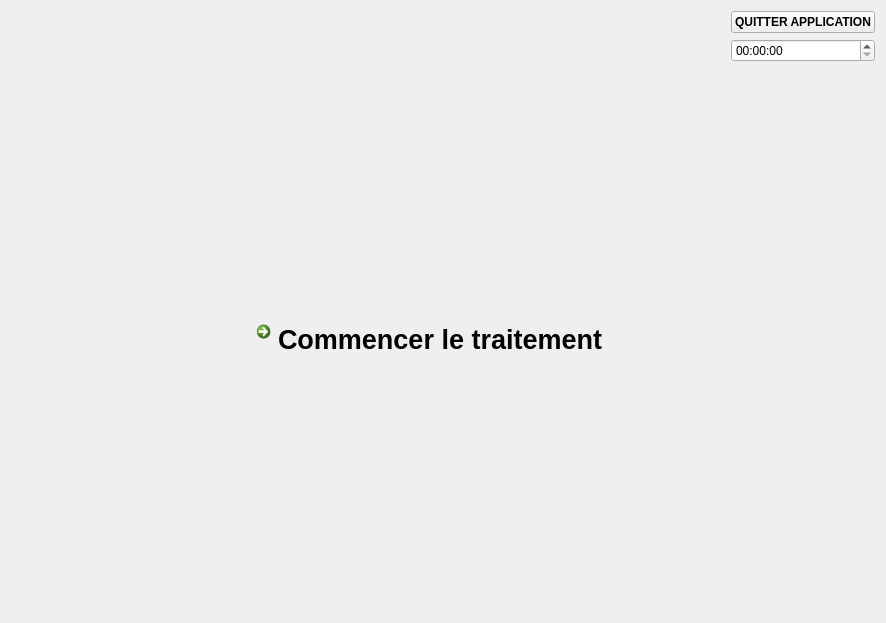
<?xml version="1.0" encoding="UTF-8"?>
<ui version="4.0">
 <class>accueil</class>
 <widget class="QWidget" name="accueil">
  <property name="geometry">
   <rect>
    <x>0</x>
    <y>0</y>
    <width>886</width>
    <height>623</height>
   </rect>
  </property>
  <property name="windowTitle">
   <string>Accueil</string>
  </property>
  <layout class="QGridLayout" name="gridLayout">
   <item row="1" column="3">
    <spacer name="horizontalSpacer">
     <property name="orientation">
      <enum>Qt::Horizontal</enum>
     </property>
     <property name="sizeHint" stdset="0">
      <size>
       <width>40</width>
       <height>20</height>
      </size>
     </property>
    </spacer>
   </item>
   <item row="3" column="2" alignment="Qt::AlignVCenter">
    <widget class="QCommandLinkButton" name="link_commencer">
     <property name="font">
      <font>
       <family>Segoe UI</family>
       <pointsize>20</pointsize>
      </font>
     </property>
     <property name="cursor">
      <cursorShape>PointingHandCursor</cursorShape>
     </property>
     <property name="text">
      <string>Commencer le traitement</string>
     </property>
     <property name="iconSize">
      <size>
       <width>30</width>
       <height>30</height>
      </size>
     </property>
    </widget>
   </item>
   <item row="0" column="6">
    <widget class="QPushButton" name="bouton_quit_app">
     <property name="font">
      <font>
       <weight>75</weight>
       <bold>true</bold>
      </font>
     </property>
     <property name="cursor">
      <cursorShape>PointingHandCursor</cursorShape>
     </property>
     <property name="text">
      <string>QUITTER APPLICATION</string>
     </property>
    </widget>
   </item>
   <item row="1" column="6">
    <widget class="QTimeEdit" name="timeEdit"/>
   </item>
   <item row="3" column="0">
    <spacer name="horizontalSpacer_2">
     <property name="orientation">
      <enum>Qt::Horizontal</enum>
     </property>
     <property name="sizeHint" stdset="0">
      <size>
       <width>40</width>
       <height>20</height>
      </size>
     </property>
    </spacer>
   </item>
   <item row="3" column="1">
    <spacer name="horizontalSpacer_3">
     <property name="orientation">
      <enum>Qt::Horizontal</enum>
     </property>
     <property name="sizeHint" stdset="0">
      <size>
       <width>40</width>
       <height>20</height>
      </size>
     </property>
    </spacer>
   </item>
  </layout>
 </widget>
 <resources/>
 <connections>
  <connection>
   <sender>link_commencer</sender>
   <signal>clicked()</signal>
   <receiver>accueil</receiver>
   <slot>close()</slot>
   <hints>
    <hint type="sourcelabel">
     <x>453</x>
     <y>585</y>
    </hint>
    <hint type="destinationlabel">
     <x>442</x>
     <y>311</y>
    </hint>
   </hints>
  </connection>
  <connection>
   <sender>bouton_quit_app</sender>
   <signal>clicked()</signal>
   <receiver>accueil</receiver>
   <slot>close()</slot>
   <hints>
    <hint type="sourcelabel">
     <x>809</x>
     <y>20</y>
    </hint>
    <hint type="destinationlabel">
     <x>442</x>
     <y>311</y>
    </hint>
   </hints>
  </connection>
 </connections>
</ui>
